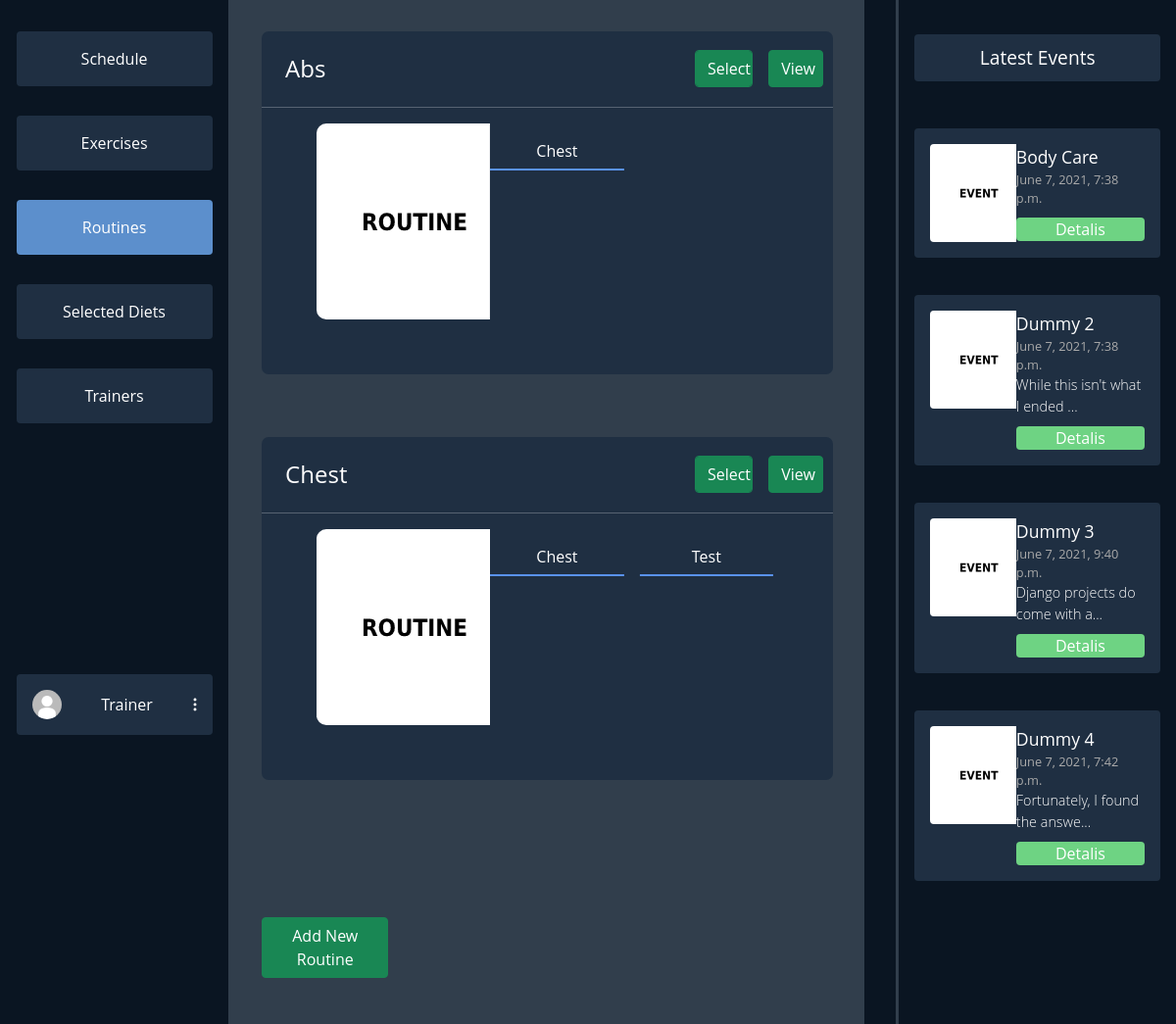
Before: /dashboard/routines/ (signed in) with the older database file.
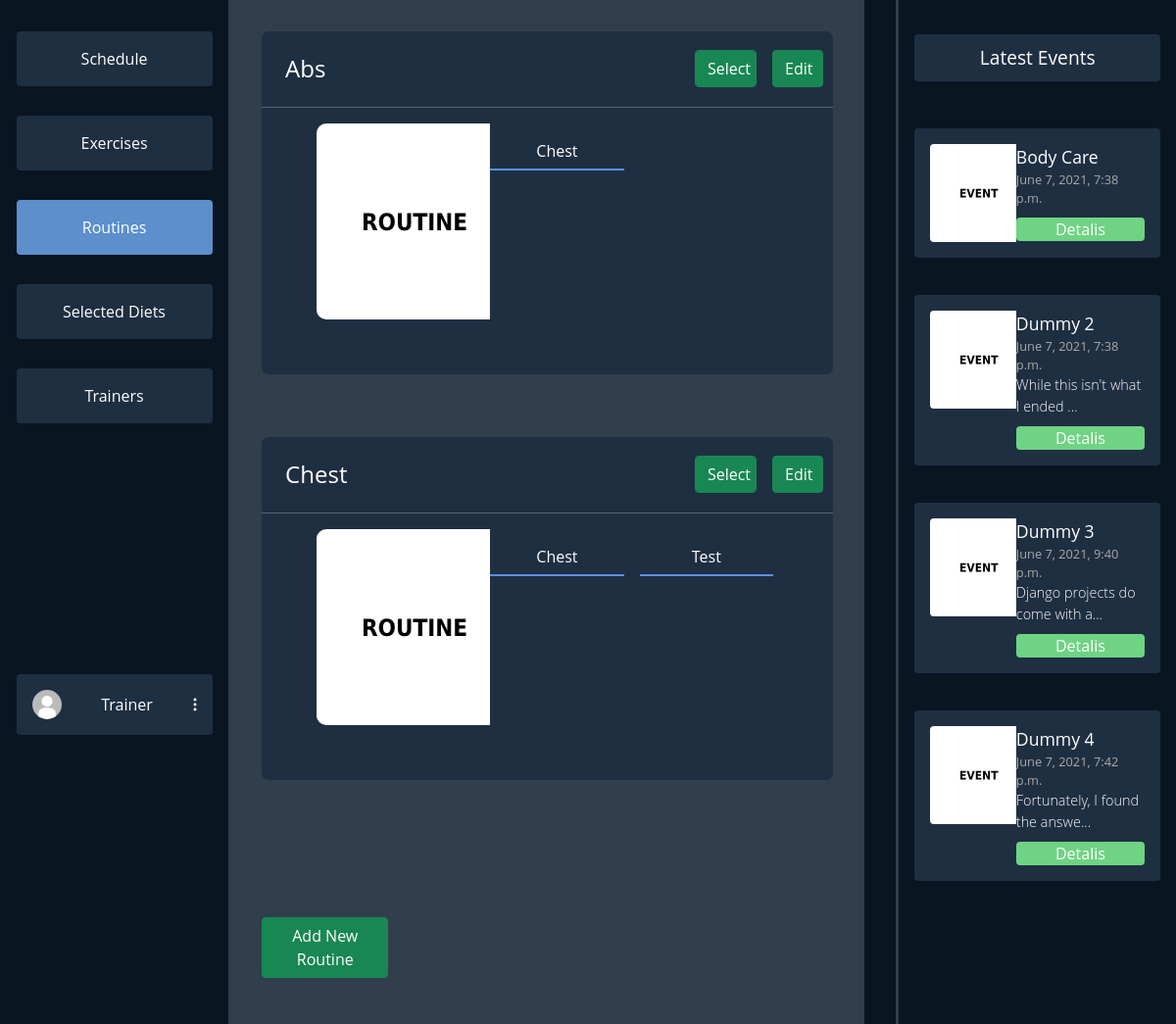
After: the same page with the newer database file.
### users/models.py (models this page shows, shortened)
class Profile(models.Model):
    user = models.OneToOneField(User, on_delete=models.CASCADE)
    profile_photo = models.ImageField(
        upload_to='media/profiles/', default='profiles/default.jpg')
    height = models.FloatField(default=170.0)
    weight = models.FloatField(default=60.0)
    weight_goal = models.FloatField(default=70.0)
    GENDER_CHOICES = (('F', 'Female'), ('M', 'Male'), ('O', 'Other'))
    gender = models.CharField(
        max_length=9, choices=GENDER_CHOICES, default=GENDER_CHOICES[0])
    FREQUENCY = (
        ('3x', '3 Times a Week'),
        ('4x', '4 Times a Week'),
        ('5x', '5 Times a Week'),
        ('6x', '6 Times a Week'),
    )
    week_frequency = models.CharField(
        max_length=20, choices=FREQUENCY, default=FREQUENCY[0])
    profile_complete = models.BooleanField(default=False)
    selected_diets = models.ManyToManyField(DietPlan, blank=True)
    age = models.IntegerField(null=True)

### dashboards/models.py (models this page shows, shortened)
class Routine(models.Model):
    owner = models.ForeignKey(User, on_delete=CASCADE,
                              related_name='%(class)s_username', null=True)
    title = models.CharField(max_length=60, blank=True)
    selected_by = models.ManyToManyField(User)
    desc = models.TextField(blank=True)
    thumbnail = models.ImageField(
        upload_to='routines/', default='routines/default.jpg')
    exercises = models.ManyToManyField(Exercise)
    days = models.CharField(max_length=60, blank=True)

class Exercise(models.Model):
    owner = models.ForeignKey(User, on_delete=CASCADE,
                              related_name='%(class)s_username', null=True)
    selected_by = models.ManyToManyField(User)
    title = models.CharField(max_length=60, blank=True)
    reps = models.IntegerField(default=3, blank=True)
    desc = models.TextField(blank=True)
    link = models.CharField(max_length=300, blank=True)

class Event(models.Model):
    title = models.CharField(max_length=60, blank=True)
    date = models.DateTimeField(default=datetime.now(), blank=True)
    desc = models.TextField(blank=True)
    thumbnail = models.ImageField(
        upload_to='events/', default='events/default.jpg')

### dashboards/user_views.py (the view, shortened to what this page needs)
# urls.py: path('routines/', user_views.routines,
@login_required(login_url='login')
def routines(request):
    events = Event.objects.all()[:4]
    routines = Routine.objects.all()
    context = {'options': ROUTINES_NAV, 'events': events, 'routines': routines}
    return render(request, 'dashboards/user/routines.html', context)

### dashboards/templates/dashboards/user/routines.html (shortened to what this page needs)
{% extends 'dashboards/user/dashboard.html' %}
{% load static %}
{% block styles %}
<link rel="stylesheet" href="{% static 'css/dashboards/routines.css' %}">
{% endblock styles %}
{% block middle %}
<div class="routines">
    {% for routine in routines %}
    <div class="routine-card">
        <div class="header">
            <h4>{{routine.title}}</h4>
            <div class="buttons">
                {% if request.user in routine.selected_by.all %}
                <div class="selected">Selected <img id="tick" src="{% static 'svg/tick.svg' %}"> </div>
                {% else %}
                <div class="trash">
                <form action="{% url 'userdashboard-routines' %}" method="POST">
                        <input class="form-control btn btn-success " type="submit" value="Select">
                </form>
                </div>
                {% endif %}
                {% if routine.owner == user %}
                <a id="view" class="btn btn-success" href="{% url 'userdashboard-routine-details' routine.id %}">Edit</a>
                {% else %}
                <a id="view" class="btn btn-success" href="{% url 'userdashboard-routine-details' routine.id %}">View</a>
                {% endif %}
             </div>
        </div>
        <hr/>
        <div class="routine-body">
            <div class="routine-thumbnail">
                <div class="thumbnail"><img src="{{routine.thumbnail.url}}" alt=""></div>
            </div>
            <div class="exercise-grid">
                {% for exercise in routine.exercises.all %}
                <a href="{% url 'userdashboard-exercise-details' exercise.id %}" class="exlink">{{exercise.title}}</a>
                {% endfor %}
            </div>
        </div>
    </div>
    {% endfor %}
</div>
    <a id="addroutine" class="btn btn-success" href="{% url 'create-routine' %}">Add New Routine</a>
{% endblock middle %}

### dashboards/templates/dashboards/user/dashboard.html (shortened to what this page needs)
{% load static %}
<html>
  <head>
    <link href="https://cdn.jsdelivr.net/npm/bootstrap@5.0.1/dist/css/bootstrap.min.css" rel="stylesheet">
    <link rel="stylesheet" href="{% static 'css/dashboards/main.css' %}">
    <link rel="stylesheet" href="https://cdn.jsdelivr.net/npm/bootstrap-select@1.13.14/dist/css/bootstrap-select.min.css">
    {% block styles %}
    {% endblock styles %}
  </head>
  <body>
  {% block content %}
  {% if user.is_authenticated %}
  <div class="mycontainer">
    <div class="navigation">
      <div class="nav-col">
        <div class="options">
          {% for key, item in options.items %}
            {% if item.isActive %}
            <a class="option-active" href="/dashboard/{{item.url}}">{{ item.name }}</a>
            {% else %}
            <a class="option" href="/dashboard/{{item.url}}">{{ item.name }}</a>
            {% endif %}
          {% endfor %}
        </div>
        <div class="profile-wrapper">
          <div class="user-btn">
            <div class="profile-pic"><img src="{{ user.profile.profile_photo.url }}" alt=""></div>
            {% if user.first_name %}
            <span>{{user.get_full_name}}</span>
            {% else %}
            <span>{{user.username}}</span>
            {% endif %}
            <div class="three-dot"><img src="{% static 'svg/3dots.svg' %}" alt=""></div>
          </div>
        </div>
      </div>
      <div class="divider"></div>
    </div>
    <div class="middle">
    {% block middle %}
    {% endblock middle %}
    </div>
    <div class="events-section">
      <div class="divider"></div>
      <div class="events">
        <div class="latest">
          Latest Events
        </div>
        <div class="items overflow-auto">
        {% for item in events %}
          <div class="event-item">
            <div class="event-item-left">
              <div class="event-thumb"><img src="{{item.thumbnail.url}}"></div>
            </div>
            <div class="event-item-right">
              <div class="title">{{item.title}}</div>
              <div class="date">{{item.date}}</div>
              {% if item.desc|length > 30 %}
                <div class="desc">{{item.desc|slice:":30"}}...</div>
              {% else %}
                <div class="desc">{{item.desc}}</div>
              {% endif %}
              <div class="details">Detalis</div>
            </div>
          </div>
        {% endfor %}
        </div>
      </div>
    </div>
  </div>
  {% endif %}
  {% endblock content %}
  </body>
<html>

### static/css/dashboards/main.css (style rules this page uses)
* { margin: 0; font-family: "Open Sans", sans-serif; overflow: hidden; }
body { background-color: #0a1522; }
.mycontainer { display: flex; flex-direction: row; justify-content: space-between; }
.navigation { width: 20vw; }
.nav-col { display: flex; flex-direction: column; align-items: flex-end; margin: 1em; }
.options { margin-left: 7em; display: flex; flex-direction: column; justify-content: space-between; margin-top: 1em; height: 400px; }
.option { background-color: #1f2f42; color: #fff; padding: 1em; padding-right: 1em; padding-left: 1em; width: 200px; text-align: center; border-radius: 4px; }
a { text-decoration: none; }
.option-active { background-color: #5c8fcc; color: #fff; padding: 1em; padding-right: 1em; padding-left: 1em; width: 200px; text-align: center; border-radius: 4px; }
.user-btn { background-color: #1f2f42; color: #fff; padding: 1em; padding-right: 1em; padding-left: 1em; width: 200px; text-align: center; border-radius: 4px; margin-top: 16em; display: flex; flex-direction: row; align-items: center; justify-content: space-between; }
.profile-pic img { height: 30px; border-radius: 50%; width: auto; }
.navigation { display: flex; flex-direction: row; }
.divider { background-color: #313e4c; width: 4px; height: 100vh; margin: 0; padding: 0; z-index: 10; }
.middle { margin-right: 2em; width: 55vw; background-color: #313e4c; }
.events-section { margin-right: 1em; width: 23vw; display: flex; flex-direction: row; }
.event-thumb img { width: 100px; height: auto; border-radius: 4px; }
.latest { margin-top: 1em; background-color: #1f2f42; color: white; border-radius: 4px; padding: 0.5em 1em 0.5em 1em; text-align: center; font-size: 1.2em; }
.events { margin-top: 1em; margin-left: 1em; display: flex; flex-direction: column; color: white; width: 100%; }
.items { height: 200px; max-height: 800px; margin-top: 2em; display: flex; flex-direction: column; justify-content: space-between; height: 100%; }
.event-item { background-color: #1f2f42; border-radius: 4px; padding: 1em; display: flex; flex-direction: row; margin: 1em 0 1em 0; }
.event-item-left { width: 40%; }
.event-item-right { width: 60%; }
.event-item-right .title { font-size: 1.1em; }
.event-item-right .date { font-size: 0.8em; color: rgb(170, 170, 170); }
.event-item-right .desc { font-weight: 300; font-size: 0.9em; }
.event-item-right .details { margin-top: 10px; background-color: #6ed383; border-radius: 4px; text-align: center; }

### static/css/dashboards/routines.css (style rules this page uses)
.routines { display: flex; flex-direction: column; height: 85vh; overflow-y: auto; margin-top: 2em; }
.btn { color: white; }
.routine-card { background-color: #1f2f42; margin-left: 2em; margin-right: 2em; margin-bottom: 4em; border-radius: 7px; color: white; min-height: 350px; height: 350px; }
h2, h4 { margin-top: 1em; margin-left: 1em; margin-bottom: 1em; }
hr { margin: 0; margin-bottom: 1em; }
.header { display: flex; flex-direction: row; justify-content: space-between; align-items: center; }
.exercise-grid { display: grid; grid-template-columns: repeat(2, 1fr); gap: 1em; width: 70%; }
.exlink { text-align: center; height: 3em; padding: 1em; border-bottom: 2px solid#5992ed; border-radius: none; color: white; text-decoration: none; transition: ease-in 0.2s; }
.routine-body { display: flex; flex-direction: row; width: 80%; justify-content: space-between; transform: translate(12%, 0); }
.thumbnail > img { border-radius: 10px; width: 200px; height: auto; }
#addroutine { width: 20%; margin-left: 2em; margin-top: 1em; }
.buttons { width: 30%; display: flex; flex-direction: row; align-items: center; align-self: center; justify-content: center; padding: 10px; }
.trash { margin-left: 1.5em; transition: ease-in 0.3s; }
#view { margin-left: 1em; }

Changed rows visible on the page:
changed Routine "Abs": owner_id "View" → "Edit"
changed Routine "Chest": owner_id "View" → "Edit"
